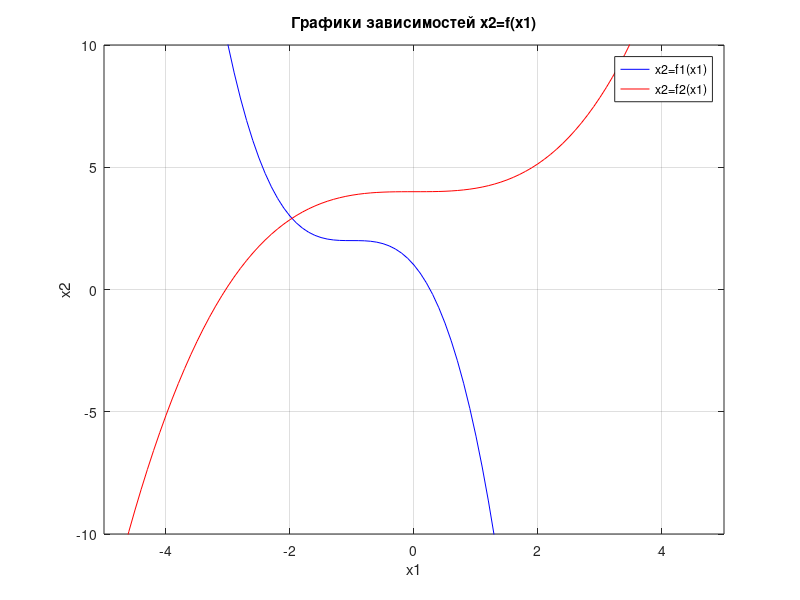

This figure's MATLAB source:
x1=-5:0.1:5;
f1=-((x1+1).^3) + 2;
f2=(1/7)*x1.^3 + 4;

% графики сечений поверхностей z=F1(x1,x2) и z=F2(x1,x2) плоскостью z=0
figure(1); 
plot(x1,f1,'b',x1,f2,'r');
axis([-5 5 -10 10]);
xlabel('x1');
ylabel('x2');
grid on;
legend('x2=f1(x1)','x2=f2(x1)');
title ('Графики зависимостей x2=f(x1)');